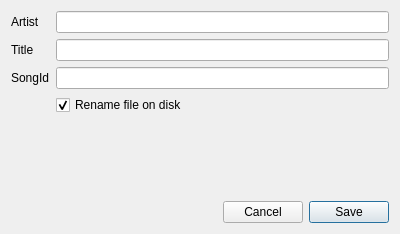
<?xml version="1.0" encoding="UTF-8"?>
<ui version="4.0">
 <class>DlgEditSong</class>
 <widget class="QDialog" name="DlgEditSong">
  <property name="geometry">
   <rect>
    <x>0</x>
    <y>0</y>
    <width>400</width>
    <height>234</height>
   </rect>
  </property>
  <property name="windowTitle">
   <string>Edit Song</string>
  </property>
  <layout class="QVBoxLayout" name="verticalLayout">
   <item>
    <layout class="QFormLayout" name="formLayout">
     <item row="0" column="0">
      <widget class="QLabel" name="label">
       <property name="text">
        <string>Artist</string>
       </property>
      </widget>
     </item>
     <item row="0" column="1">
      <widget class="QLineEdit" name="lineEditArtist"/>
     </item>
     <item row="1" column="0">
      <widget class="QLabel" name="label_2">
       <property name="text">
        <string>Title</string>
       </property>
      </widget>
     </item>
     <item row="1" column="1">
      <widget class="QLineEdit" name="lineEditTitle"/>
     </item>
     <item row="2" column="0">
      <widget class="QLabel" name="label_3">
       <property name="text">
        <string>SongId</string>
       </property>
      </widget>
     </item>
     <item row="2" column="1">
      <widget class="QLineEdit" name="lineEditSongId"/>
     </item>
     <item row="3" column="1">
      <widget class="QCheckBox" name="cbxRenameFile">
       <property name="text">
        <string>Rename file on disk</string>
       </property>
       <property name="checked">
        <bool>true</bool>
       </property>
      </widget>
     </item>
    </layout>
   </item>
   <item>
    <spacer name="verticalSpacer">
     <property name="orientation">
      <enum>Qt::Vertical</enum>
     </property>
     <property name="sizeHint" stdset="0">
      <size>
       <width>20</width>
       <height>15</height>
      </size>
     </property>
    </spacer>
   </item>
   <item>
    <layout class="QHBoxLayout" name="horizontalLayout">
     <item>
      <spacer name="horizontalSpacer">
       <property name="orientation">
        <enum>Qt::Horizontal</enum>
       </property>
       <property name="sizeHint" stdset="0">
        <size>
         <width>40</width>
         <height>20</height>
        </size>
       </property>
      </spacer>
     </item>
     <item>
      <widget class="QPushButton" name="btnCancel">
       <property name="text">
        <string>Cancel</string>
       </property>
      </widget>
     </item>
     <item>
      <widget class="QPushButton" name="btnSave">
       <property name="text">
        <string>Save</string>
       </property>
       <property name="default">
        <bool>true</bool>
       </property>
      </widget>
     </item>
    </layout>
   </item>
  </layout>
 </widget>
 <resources/>
 <connections/>
</ui>
